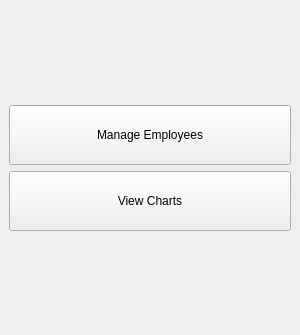
<?xml version="1.0" encoding="UTF-8"?>
<ui version="4.0">
 <class>MainWindow</class>
 <widget class="QMainWindow" name="MainWindow">
  <property name="geometry">
   <rect>
    <x>0</x>
    <y>0</y>
    <width>300</width>
    <height>335</height>
   </rect>
  </property>
  <property name="minimumSize">
   <size>
    <width>250</width>
    <height>200</height>
   </size>
  </property>
  <property name="maximumSize">
   <size>
    <width>300</width>
    <height>400</height>
   </size>
  </property>
  <property name="windowTitle">
   <string>MainWindow</string>
  </property>
  <widget class="QWidget" name="centralwidget">
   <layout class="QGridLayout" name="gridLayout" rowstretch="0,0,0,0">
    <property name="leftMargin">
     <number>9</number>
    </property>
    <property name="topMargin">
     <number>9</number>
    </property>
    <item row="0" column="0">
     <spacer name="topVerticalSpacer">
      <property name="orientation">
       <enum>Qt::Vertical</enum>
      </property>
      <property name="sizeHint" stdset="0">
       <size>
        <width>20</width>
        <height>87</height>
       </size>
      </property>
     </spacer>
    </item>
    <item row="1" column="0">
     <widget class="QPushButton" name="ManageEmployeeButton">
      <property name="minimumSize">
       <size>
        <width>200</width>
        <height>60</height>
       </size>
      </property>
      <property name="text">
       <string>Manage Employees</string>
      </property>
     </widget>
    </item>
    <item row="2" column="0">
     <widget class="QPushButton" name="ViewChartsButton">
      <property name="minimumSize">
       <size>
        <width>200</width>
        <height>60</height>
       </size>
      </property>
      <property name="text">
       <string>View Charts</string>
      </property>
     </widget>
    </item>
    <item row="3" column="0">
     <spacer name="BottomVerticalSpacer">
      <property name="orientation">
       <enum>Qt::Vertical</enum>
      </property>
      <property name="sizeHint" stdset="0">
       <size>
        <width>20</width>
        <height>86</height>
       </size>
      </property>
     </spacer>
    </item>
   </layout>
  </widget>
 </widget>
 <resources/>
 <connections/>
</ui>
